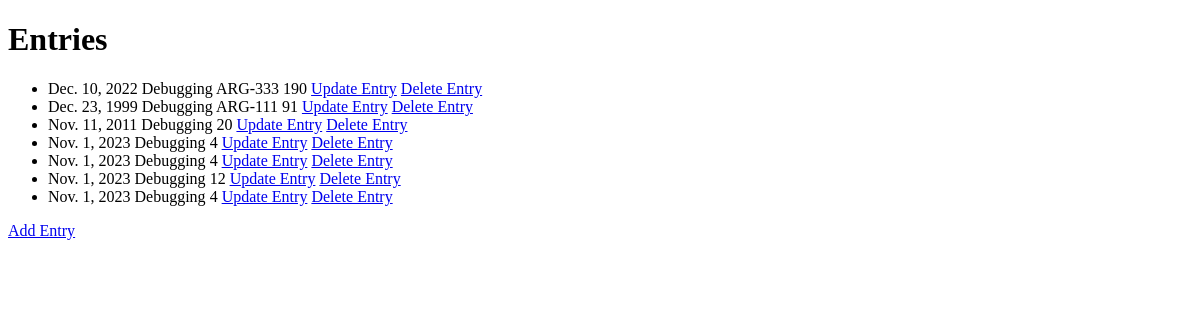
/entries/, run on an earlier commit of the app's database.
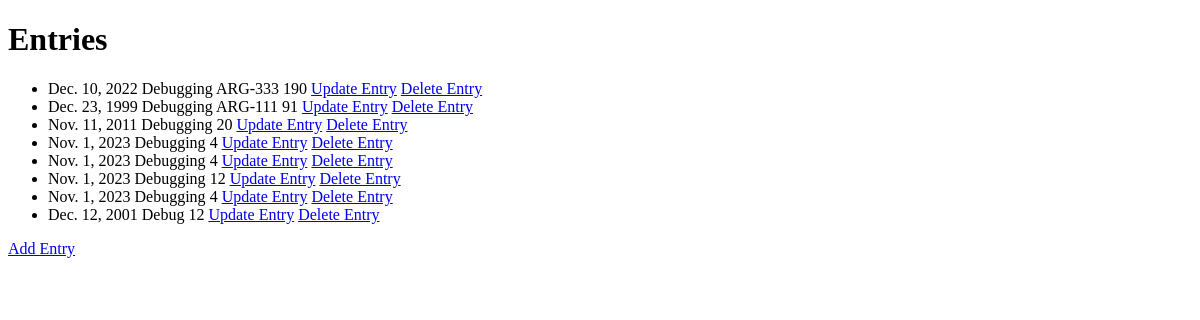
And on a later commit of the database.
### entries/models.py (models this page shows)
class Entry(models.Model):
  date = models.DateField(default=datetime.date.today)
  purpose = models.CharField(max_length=255)
  time_on_task = models.IntegerField(default=0)

### entries/views.py (the view)
# urls.py: path('entries/', views.entries, name='entries'),
def entries(request):
    myentries = Entry.objects.all().values()
    template = loader.get_template('index.html')
    context = {}
    if request.method == "POST":
        form = RegisterForm(request.POST)
        if form.is_valid():
            form.save()
        else:
            print(form.errors)
    if myentries is not None:
        context = {
            'myentries': myentries
        }
    else:
        context = {
            'myentries': None,
        }
    return HttpResponse(template.render(context, request))

### entries/templates/index.html (shortened to what this page needs)
<!DOCTYPE html>
<html lang="en">
<head>
</head>
<body>
<h1>Entries</h1>
<ul>
    {% if myentries %}
      {% for x in myentries %}
        <li>{{ x.date }} {{ x.purpose }} {{ x.time_on_task }}
            <a href="{% url 'entry_update' item_id=x.id %}">Update Entry</a>
            <a href="{% url 'entry_delete' item_id=x.id %}">Delete Entry</a>
        </li>
      {% endfor %}
    {% endif %}
</ul>
<a href="/entries/add/">Add Entry</a>
</body>
</html>

What changed in the data, as far as the page shows it:
added Entry: date "Dec. 12, 2001", purpose "Debug", time_on_task "12"
